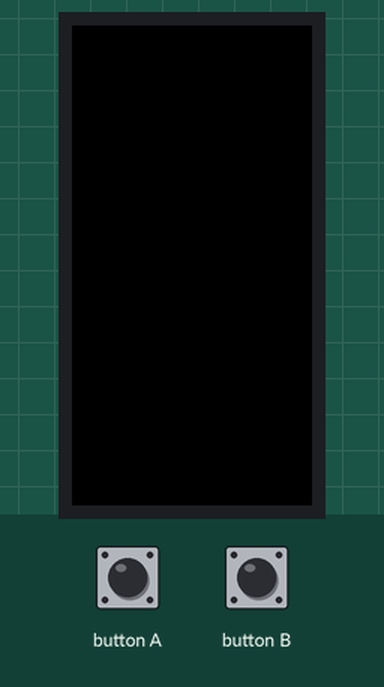
Bench run of a sketch on a simulated ESP8266 (NodeMCU). On the bench: 80×160 colour display. The test bench sets the inputs (shaded band). What the sketch prints to the serial monitor is not drawn.

Above: at 1.3 s.
1.4 s: button A pressed for 0.15 s
At 1.8 s:
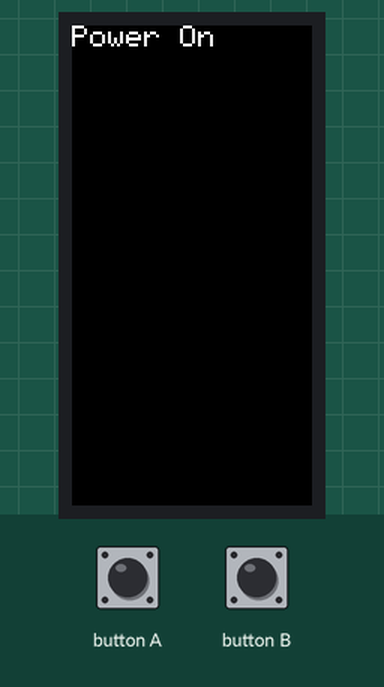
3.0 s: button B pressed for 1 s
At 4.7 s:
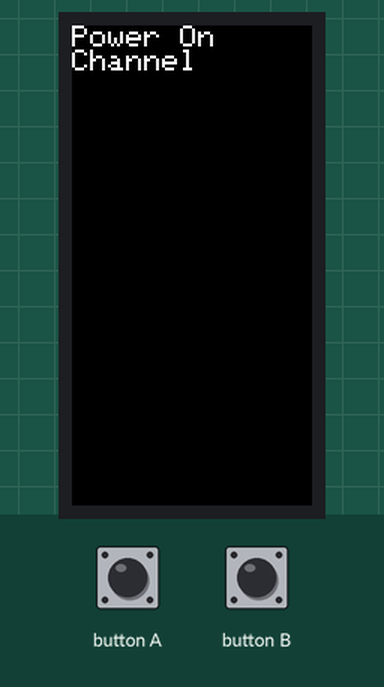
5.5 s: button A pressed for 1 s
At 6.3 s:
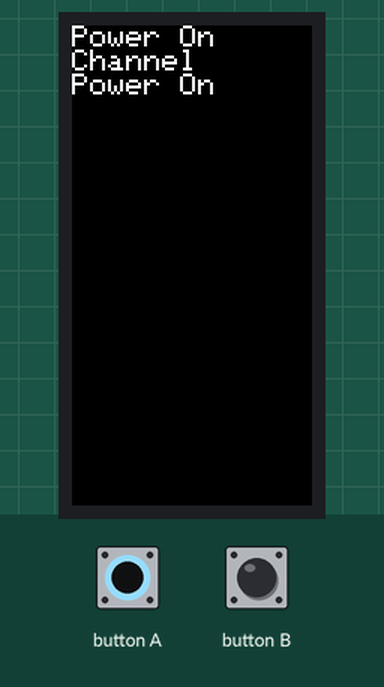
8.0 s: button B pressed for 0.15 s
At 9.2 s:
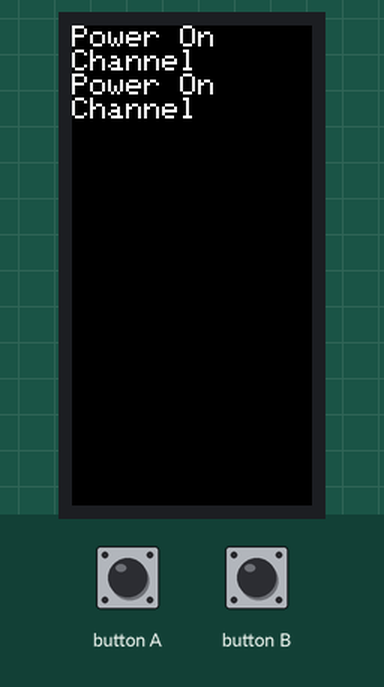
Timing chart, 0 to 10.6 s (numbered marks = the images above; inputs shaded):
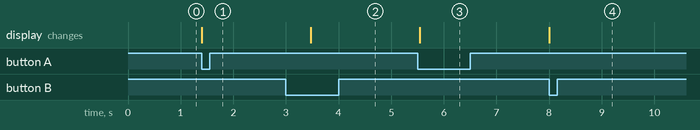

Measured:
- after the input at 1.4 s, the display: changes at once (image 1)
- after the input at 3.0 s, the display: changes after 0.47 s (image 2)
- after the input at 5.5 s, the display: changes at once (image 3)
- after the input at 8.0 s, the display: changes at once (image 4)

The sketch:

StickCcontrolTCL.ino
```cpp
// (licence header left out)
#include <M5StickC.h>
#include <Arduino.h>
#include <IRremoteESP8266.h>
#include <IRsend.h>

const uint16_t kIrLed = 9;  // ESP8266 GPIO pin to use. Recommended: 4 (D2).

IRsend irsend(kIrLed);  // Set the GPIO to be used to sending the message.

// Vol up
uint16_t rawData[155] = {4022, 3940,  546, 1940,  572, 1916,  572, 1918,  570, 1918,  570, 928,  570, 928,  544, 1942,  570, 928,  570, 1918,  568, 1918,  560, 1930,  570, 1918,  570, 928,  570, 928,  570, 926,  570, 928,  570, 1916,  570, 1918,  570, 928,  570, 1918,  570, 928,  570, 928,  570, 928,  570, 928,  570, 8388,  4046, 3914,  572, 1916,  570, 1918,  572, 1918,  570, 1916,  572, 928,  570, 928,  570, 1918,  570, 928,  568, 1918,  572, 1918,  570, 1918,  570, 1918,  570, 928,  570, 928,  568, 928,  568, 930,  568, 1920,  568, 1920,  568, 930,  542, 1946,  566, 932,  542, 956,  542, 958,  542, 954,  542, 8416,  3964, 3996,  542, 1944,  540, 1948,  538, 1950,  540, 1948,  542, 956,  488, 1010,  488, 2000,  488, 1010,  488, 2000,  488, 2000,  488, 2000,  488, 2000,  488, 1010,  488, 1010,  488, 1010,  488, 1010,  488, 2000,  488, 2000,  488, 1010,  488, 2000,  488, 1010,  488, 1010,  488, 1008,  488, 1010,  488};  // NIKAI D0F2F

uint16_t nawData[103] = {4022, 3940,  544, 1942,  544, 1946,  542, 1944,  544, 1944,  544, 954,  544, 954,  542, 1942,  544, 954,  544, 1944,  544, 1944,  544, 1944,  544, 954,  544, 954,  544, 952,  546, 952,  544, 954,  544, 1944,  544, 1944,  544, 954,  544, 1942,  546, 954,  542, 954,  544, 954,  544, 1944,  544, 8416,  4020, 3940,  544, 1968,  520, 1944,  544, 1944,  544, 1944,  544, 954,  544, 978,  520, 1946,  542, 954,  546, 1942,  544, 1944,  544, 1944,  544, 952,  572, 926,  544, 954,  544, 954,  542, 978,  520, 1944,  544, 1946,  542, 954,  570, 1918,  544, 954,  544, 954,  544, 954,  544, 1944,  544};  // NIKAI D1F2E


void setup() {
  M5.begin();
  irsend.begin();
#if ESP8266
  Serial.begin(115200, SERIAL_8N1, SERIAL_TX_ONLY);
#else  // ESP8266
  Serial.begin(115200, SERIAL_8N1);
#endif  // ESP8266
}

void loop() {
  if(digitalRead(M5_BUTTON_HOME) == LOW){
  Serial.println("Power On");
  M5.Lcd.println("Power On");
  irsend.sendRaw(rawData, 155, 38);  // Send a raw data capture at 38kHz.
  delay(2000);
  }
  else if(digitalRead(M5_BUTTON_RST) == LOW){
  Serial.println("Channel");
  M5.Lcd.println("Channel");
  irsend.sendRaw(nawData, 103, 38);  // Send a raw data capture at 38kHz.
  delay(2000);
  }
 // else(){
//  M5.Lcd.clear();
 // }
}
```
